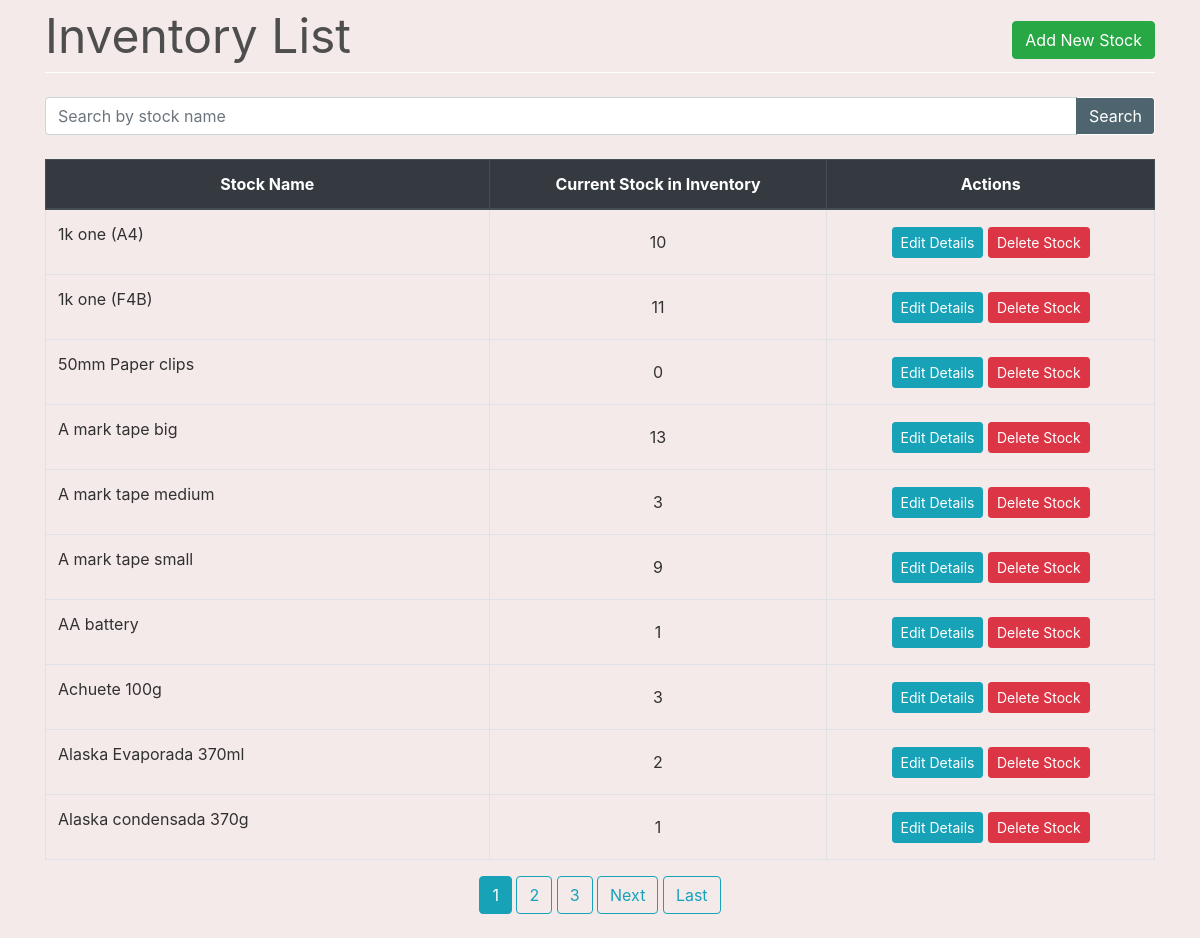
Screenshot of /inventory/ with the database file from the repository.
### inventory/views.py (the view)
# urls.py: path('', views.StockListView.as_view(), name='inventory'),
class StockListView(FilterView):
    filterset_class = StockFilter
    queryset = Stock.objects.filter(is_deleted=False).order_by('name')
    template_name = 'inventory.html'
    paginate_by = 10

### inventory/templates/inventory.html (shortened to what this page needs)
{% extends "base.html" %}
{% load widget_tweaks %}
{% block content %}
    <div class="row" style="color: #4e4e4e; font-style: bold; font-size: 3rem; ">
        <div class="col-md-8">Inventory List</div>
        <div class="col-md-4">
            <div style="float:right;"> <a class="btn btn-success" href="{% url 'new-stock' %}">Add New Stock</a> </div>
        </div>
    </div>
    <div style="border-bottom: 1px solid white;"></div>
    <br>
    <table class="table table-css table-bordered table-hover">
        <form method="get">
            <div class="input-group search">
                {% render_field filter.form.name class="form-control textinput" placeholder="Search by stock name" %}
                <div class="input-group-append">
                   <button type="submit" class="btn btn-pink"> Search </button>
                </div>
            </div>
        </form>
        <br>
        <thead class="thead-dark align-middle">
            <tr>
                <th width="40%">Stock Name</th>
                <th>Current Stock in Inventory</th>
                <th>Actions</th>
            </tr>
        </thead>
{% if object_list %}
        <tbody>
            {% for stock in object_list %}
                <tr>
                    <td>
                        <p>{{ stock.name }}</p>
                    </td>
                    <td class="align-middle">{{ stock.quantity }}</td>
                    <td class="align-middle">
                        <a href="{% url 'edit-stock' stock.pk %}" class="btn btn-info btn-sm">Edit Details</a>
                        <a href="{% url 'delete-stock' stock.pk %}" class="btn btn-danger btn-sm"> Delete Stock </a>
                    </td>
                </tr>
            {% endfor %}
        </tbody>
    </table>
    <div class="align-middle">
        {% if is_paginated %}
            {% for num in page_obj.paginator.page_range %}
                {% if page_obj.number == num %}
                    <a class="btn btn-info mb-4" href="?page={{ num }}">{{ num }}</a>
                {% elif num > page_obj.number|add:'-3' and num < page_obj.number|add:'3' %}
                    <a class="btn btn-outline-info mb-4" href="?page={{ num }}">{{ num }}</a>
                {% endif %}
            {% endfor %}
            {% if page_obj.has_next %}
                <a class="btn btn-outline-info mb-4" href="?page={{ page_obj.next_page_number }}">Next</a>
                <a class="btn btn-outline-info mb-4" href="?page={{ page_obj.paginator.num_pages }}">Last</a>
            {% endif %}
        {% endif %}
    </div>
{% else %}
        <tbody></tbody>
    </table>
    <br><br><br><br><br><br><br><br>
    <div style="color: #575757; font-style: bold; font-size: 1.5rem; text-align: center;">The records are empty. Please try adding some.</div>
{% endif %}
{% endblock content %}

### homepage/static/css/main.css (style rules this page uses)
body, html { height: 100%; background-color: #f5eaea; }
p { color: rgb(49, 49, 49); }
a { color: #55b159; }
.table-css { color: #313131; }
.align-middle { text-align: center; }
.textinput { background-color: #ffffff; color: black; }
.btn-pink { color: #fff; background-color: #4e6570; border-color: #fff; border-left-color: #4e6570; }

### rows the page displays
Stock: name "1k one (A4)", quantity "10"
Stock: name "1k one (F4B)", quantity "11"
Stock: name "50mm Paper clips", quantity "0"
Stock: name "A mark tape big", quantity "13"
Stock: name "A mark tape medium", quantity "3"
Stock: name "A mark tape small", quantity "9"
Stock: name "AA battery", quantity "1"
Stock: name "Achuete 100g", quantity "3"
Stock: name "Alaska Evaporada 370ml", quantity "2"
Stock: name "Alaska condensada 370g", quantity "1"

### other values shown
{{ num }} "1"
{{ num }} "2" "3"
